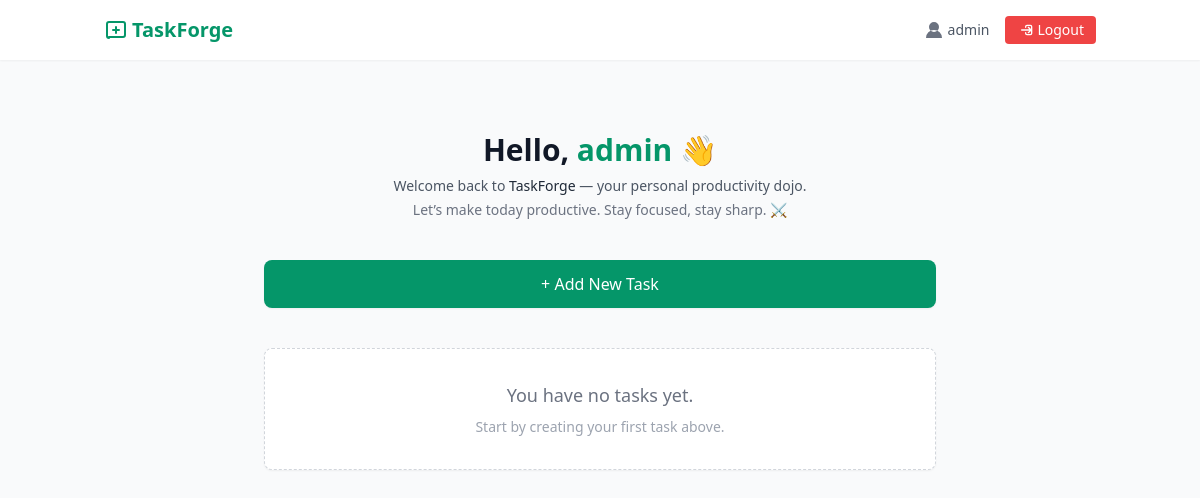
Before: / (signed in) with the older database file.
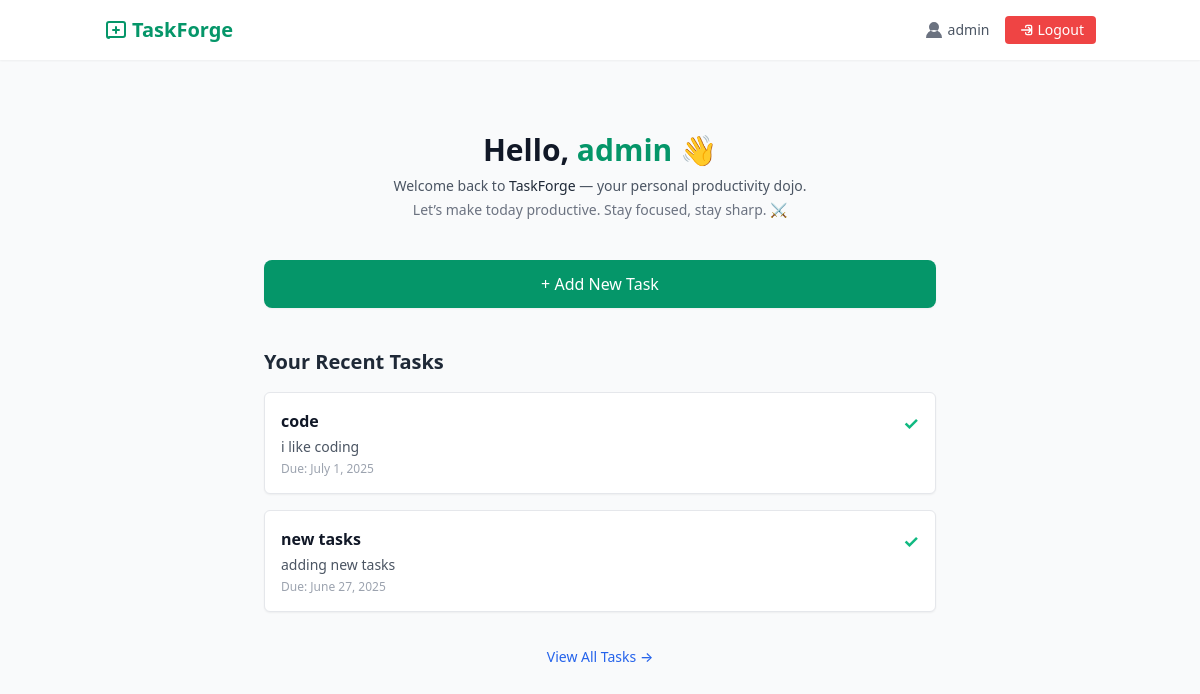
After: the same page with the newer database file.
### tasks/models.py (models this page shows, shortened)
class Task(models.Model):
    STATUS_CHOICES = [
    ('pending', 'Pending'),
    ('in_progress', 'In Progress'),
    ('completed', 'Completed'),
]
    user = models.ForeignKey(User, on_delete=models.CASCADE)
    title = models.CharField(max_length=255)
    description = models.TextField(blank=True)
    status = models.CharField(max_length=20, choices=STATUS_CHOICES, default='pending')
    due_date = models.DateField(null=True, blank=True)
    created_at = models.DateTimeField(auto_now_add=True)

### tasks/views.py (the view)
# urls.py: 2. Add a URL to urlpatterns:  path('', views.home, name='home')
@login_required
def home(request):
    tasks = Task.objects.filter(user=request.user).order_by('-created_at')
    return render(request, 'tasks/home.html', {'tasks': tasks})

### templates/tasks/home.html
{% extends 'tasks/base.html' %}
{% block content %}
<div class="min-h-screen py-12 px-4">
  <div class="max-w-2xl mx-auto">
    <div class="text-center mb-10">
      <h1 class="text-3xl font-bold text-gray-900 mb-2">
        Hello, <span class="text-green-600">{{ user.username }}</span> 👋
      </h1>
      <p class="text-gray-600 text-sm">
        Welcome back to <span class="font-medium text-gray-800">TaskForge</span> — your personal productivity dojo.
      </p>
      <p class="text-gray-500 text-sm mt-1">Let’s make today productive. Stay focused, stay sharp. ⚔️</p>
    </div>
    <div class="mb-10">
      <a href="{% url 'task_create' %}"
         class="w-full block bg-green-600 text-white text-center py-3 rounded-lg hover:bg-green-700 transition-all shadow-sm font-medium">
        + Add New Task
      </a>
    </div>
    {% if tasks %}
    <div class="space-y-4">
      <h2 class="text-xl font-semibold text-gray-800 mb-2">Your Recent Tasks</h2>
      {% for task in tasks %}
      <div class="bg-white border border-gray-200 rounded-md p-4 shadow-sm hover:shadow-md transition duration-200">
        <div class="flex justify-between items-start">
          <div>
            <h3 class="text-md font-semibold text-gray-900">{{ task.title }}</h3>
            {% if task.description %}
              <p class="text-sm text-gray-600 mt-1">{{ task.description|truncatechars:80 }}</p>
            {% endif %}
            {% if task.due_date %}
              <p class="text-xs text-gray-400 mt-1">Due: {{ task.due_date }}</p>
            {% endif %}
          </div>
          {% if task.status %}
            <span class="ml-3 text-green-500 font-bold text-lg">✓</span>
          {% endif %}
        </div>
      </div>
      {% endfor %}
      <div class="pt-4 text-center">
        <a href="{% url 'task_list' %}"
           class="text-blue-600 hover:underline text-sm font-medium">
          View All Tasks →
        </a>
      </div>
    </div>
    {% else %}
    <div class="bg-white border border-dashed border-gray-300 rounded-lg p-8 text-center shadow-sm">
      <p class="text-gray-500 text-lg mb-2">You have no tasks yet.</p>
      <p class="text-sm text-gray-400">Start by creating your first task above.</p>
    </div>
    {% endif %}
  </div>
</div>
{% endblock %}

### templates/tasks/base.html (shortened to what this page needs)
<!DOCTYPE html>
<html lang="en">
<head>
  <link href="https://cdn.jsdelivr.net/npm/tailwindcss@2.2.19/dist/tailwind.min.css" rel="stylesheet">
</head>
<body class="bg-gray-50 text-gray-800 font-sans">
  <header class="bg-white shadow-sm">
    <div class="max-w-5xl mx-auto flex justify-between items-center px-4 py-4">
      <a href="{% url 'home' %}" class="text-xl font-bold text-green-600 hover:text-green-700 flex items-center gap-1">
        <svg xmlns="http://www.w3.org/2000/svg" class="h-6 w-6 text-green-600" fill="none" viewBox="0 0 24 24" stroke="currentColor">
          <path stroke-linecap="round" stroke-linejoin="round" stroke-width="2" d="M9 12h6m-3 -3v6m-7 4h14a2 2 0 002 -2V6a2 2 0 00-2 -2H5a2 2 0 00-2 2v12a2 2 0 002 2z" />
        </svg>
        TaskForge
      </a>
      <div class="flex items-center space-x-4 text-sm">
        {% if user.is_authenticated %}
          <a href="{% url 'profile' %}" class="flex items-center gap-1 text-sm text-green-600 hover:underline">
        <span class="text-gray-600 flex items-center gap-1">
          <svg xmlns="http://www.w3.org/2000/svg" class="h-5 w-5 text-gray-500" viewBox="0 0 20 20" fill="currentColor">
            <path d="M10 12a5 5 0 100-10 5 5 0 000 10zM2 18a8 8 0 0116 0H2z" />
          </svg>
          {{ user.username }}
        </span>
        </a>
        <form method="POST" action="{% url 'logout' %}" class="inline">
          <button type="submit" class="flex items-center gap-1 text-white bg-red-500 px-3 py-1 rounded hover:bg-red-600 transition">
            <svg xmlns="http://www.w3.org/2000/svg" class="h-4 w-4" fill="none" viewBox="0 0 24 24" stroke="currentColor">
              <path stroke-linecap="round" stroke-linejoin="round" stroke-width="2" d="M17 16l4-4m0 0l-4-4m4 4H7m6 4v1a2 2 0 002 2h5a2 2 0 002-2V7a2 2 0 00-2-2h-5a2 2 0 00-2 2v1" />
            </svg>
            Logout
          </button>
        </form>
        {% endif %}
      </div>
    </div>
  </header>
  <main class="max-w-3xl mx-auto px-4 py-6">
    {% block content %}
    {% endblock %}
  </main>
</body>
</html>

Changed rows visible on the page:
added Task: title "code", description "i like coding", due_date "July 1, 2025"
added Task: title "new tasks", description "adding new tasks", due_date "June 27, 2025"
Other visible differences:
text no longer shown: "You have no tasks yet. Start by creating your first task above."
text now shown: "Your Recent Tasks View All Tasks →"
